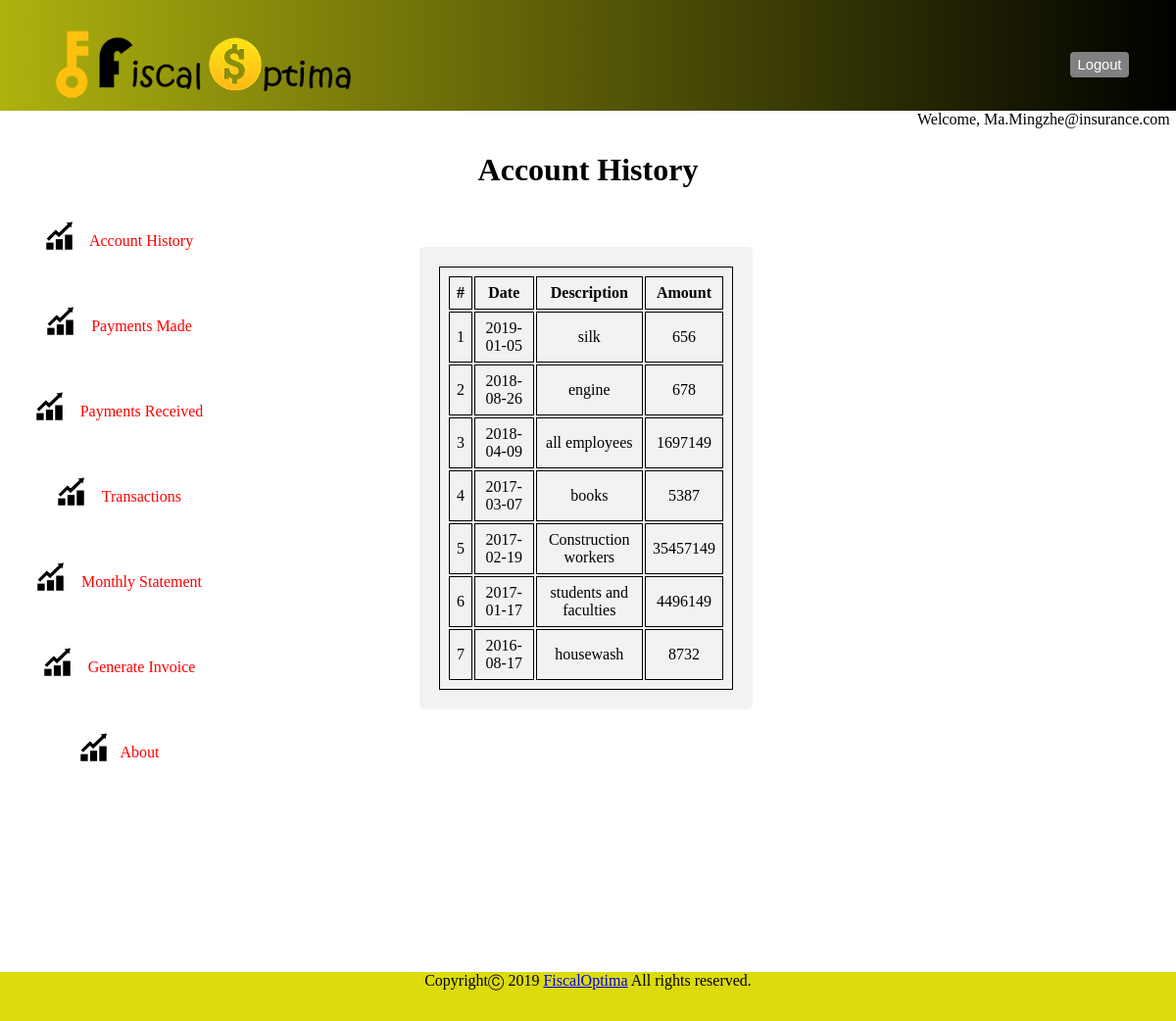
The page /AccountHistory.php (signed in) on the database its author committed.
### tables this page shows
CREATE table accountStatement(
	email VARCHAR(50) NOT NULL,
	tdate DATE NOT NULL,
	customer VARCHAR(50) NOT NULL,
	description VARCHAR(100) NOT NULL,
	amount INT NOT NULL,
    CONSTRAINT accountStatement_fk FOREIGN KEY(email) REFERENCES userdetails(email),
	CONSTRAINT accountStatement_pk PRIMARY KEY(email,tdate)
);

### accounthistory.php (the view, shortened to what this page needs)
<?php
	include 'connection.php';
	if(isset($_SESSION['email'])){
		if(isset($_SESSION['email'])){
			$email=$_SESSION['email'];
		}
		$resultsql="SELECT * from userdetails NATURAL JOIN accountstatement where email='$email' ORDER BY tdate DESC";
		$result=$conn->query($resultsql);
	}
 ?>
<!DOCTYPE html>
<html>
	<head>
		<link rel="stylesheet" href="accounthistory.css">
    </head>
	<body>
		<div id="container">
			<div id="nav">
				<img src="logo2.png" id="logo"></a>
				<form action="accounthistory.php" method="POST">
					<input id="logout" type="submit" value="Logout" name='logout'>
				</form>
			</div>
			<div>
			  <div style="margin-left:78%"><?php echo "Welcome, ".$_SESSION['email'] ?></div>
			</div>
			<div>
				<h1 id="title" >Account History</h1>
			</div>
			<div id="sidenav">
				<a class="side_link"  href="accounthistory.php?var=<?php echo $_SESSION['email']?>">
				Account History</a>
				<a class="side_link"  href="paymentsmade.php?var=<?php echo $_SESSION['email']?>">
				Payments Made</a>
				<a  class="side_link" href="paymentsreceived.php?var=<?php echo $_SESSION['email']?>">
				Payments Received</a>
				<a  class="side_link" href="transactions.php?var=<?php echo $_SESSION['email']?>">
				Transactions</a>
				<a  class="side_link" href="monthlystatement.php?var=<?php echo $_SESSION['email']?>">
				Monthly Statement</a>
				<a  class="side_link" href="generateinvoice.php?var=<?php echo $_SESSION['email']?>">
				Generate Invoice</a>
				<a  class="side_link" href="about.php?var=<?php echo $_SESSION['email']?>">About</a>
			</div>
							<div class="tablecontainer">
					<?php
					if($result->num_rows >0){
						$number=1;
						echo "<table><tr><th>#</th><th>Date</th><th>Description</th><th>Amount</th></tr>";
						while($row=$result->fetch_assoc()){
							echo "<tr>";
							echo "<td>".$number++ ."</td><td>".$row["tdate"]. " </td><td>". $row["description"]. "</td><td>" . $row["amount"] . "</td>";
							echo "</tr>";
						}
						echo "</table>";
					}
					else {
						echo "0 results";
					}
					?>
				</div>
			<footer>
				<p>Copyright&#9400; 2019 <a href="mailto:Fiscal.Optima@gmail.com">
				FiscalOptima</a> All rights reserved.</p>
			</footer>
		</div>
	</body>
</html>

### accounthistory.css (style rules this page uses)
* { margin: 0; padding: 0; }
body { width: 100%; height: 100%; }
#container { position: relative; height: 100%; width: 100%; }
#nav { position: relative; width: 100%; height: 15%; background-image: linear-gradient(to right, #aeb20e , black); }
#logo { width: 35%; }
#logout { float: right; width: 5%; position: relative; margin: 4% 4% 0 0 ; font-size: 11pt; }
footer { display: block; position: relative; width: 100%; background-color: #dbdb0d; text-align: center; height: 7vh; bottom: 0; width: 100%; height: 35px; clear: both; }
div#sidenav { float: left; position: relative; height: 100vh; background-color: white; width: 20%; text-align: center; }
a.side_link { display: block; padding: 10% 0; width: 100%; vertical-align: middle; }
a.side_link:link { text-decoration: none; color: red; }
a { transition: all .5s; }
a.side_link:before { background-image: url("marketingsign.png"); background-size: 35px 35px; display: inline-block; background-repeat:no-repeat; width: 35px; height: 35px; content:""; position:relative; top:7px; padding-right:10px; }

### accounthistory.php (style rules this page uses)
footer { display: block; position: relative; width: 100%; background-color: #dbdb0d; text-align: center; height: 7vh; bottom: 0; width: 100%; height: 50px; clear: both; }
#title { text-align: center; margin-top: 2%; }
#logout { float: right; margin-top:-5%; padding: 5px; }
input[type=submit] { background-color: gray; color: white; padding: 12px 20px; border: none; border-radius: 4px; width: 20%; margin-left: 40%; cursor: pointer; }
.tablecontainer { border-radius: 5px; background-color: #f2f2f2; padding: 20px; float: right; width: 25%; text-align: center; position: relative; margin: 5% 36% 0 0; }
table, th, td { border: 1px solid; padding: 7px; }

### rows shown on the page
accountstatement: tdate "2019-01-05", description "silk", amount "656"
accountstatement: tdate "2018-08-26", description "engine", amount "678"
accountstatement: tdate "2018-04-09", description "all employees", amount "1697149"
accountstatement: tdate "2017-03-07", description "books", amount "5387"
accountstatement: tdate "2017-02-19", description "Construction workers", amount "35457149"
accountstatement: tdate "2017-01-17", description "students and faculties", amount "4496149"
accountstatement: tdate "2016-08-17", description "housewash", amount "8732"

### other values the page prints
$_SESSION['email'] "Ma.Mingzhe@insurance.com"
